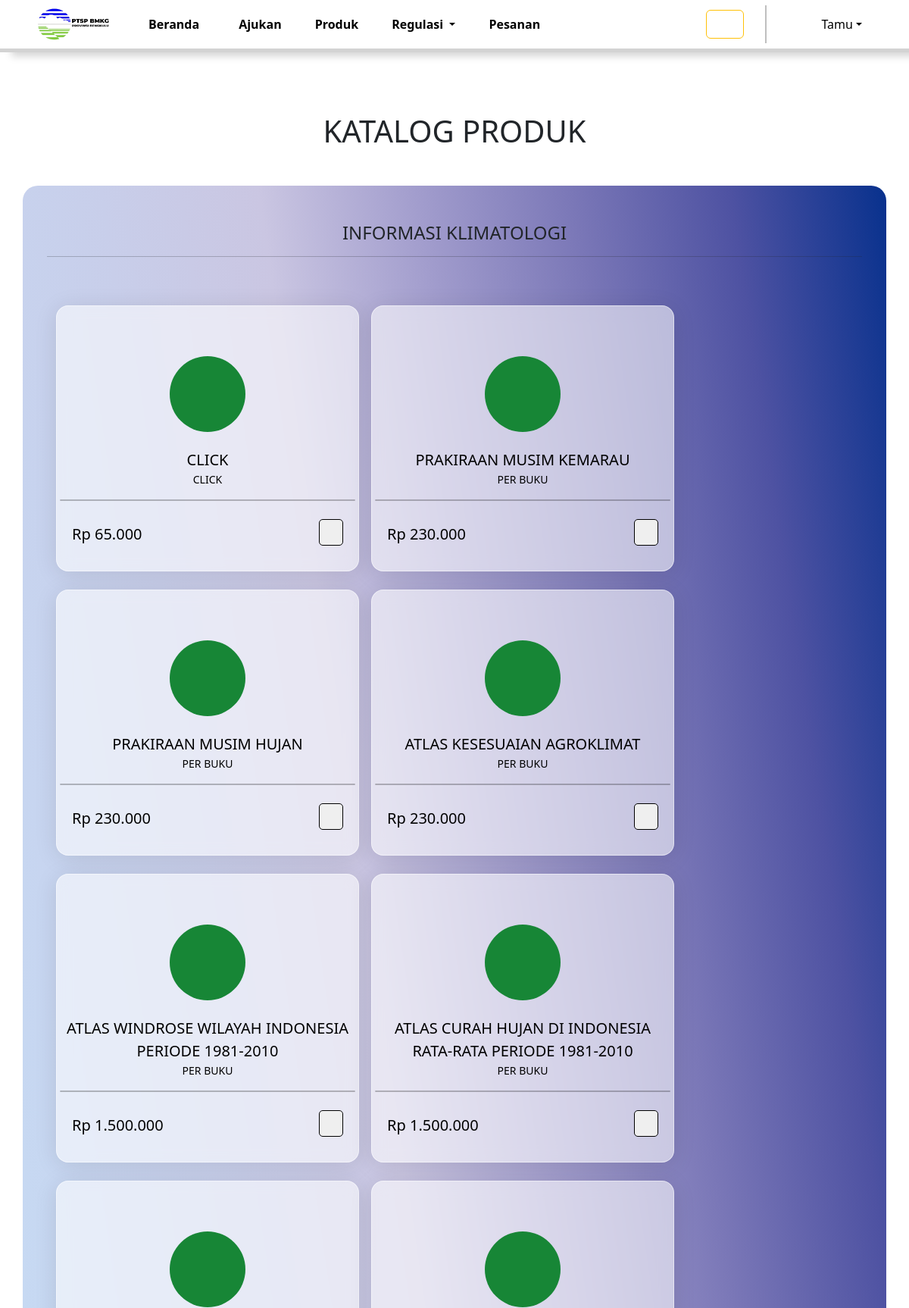
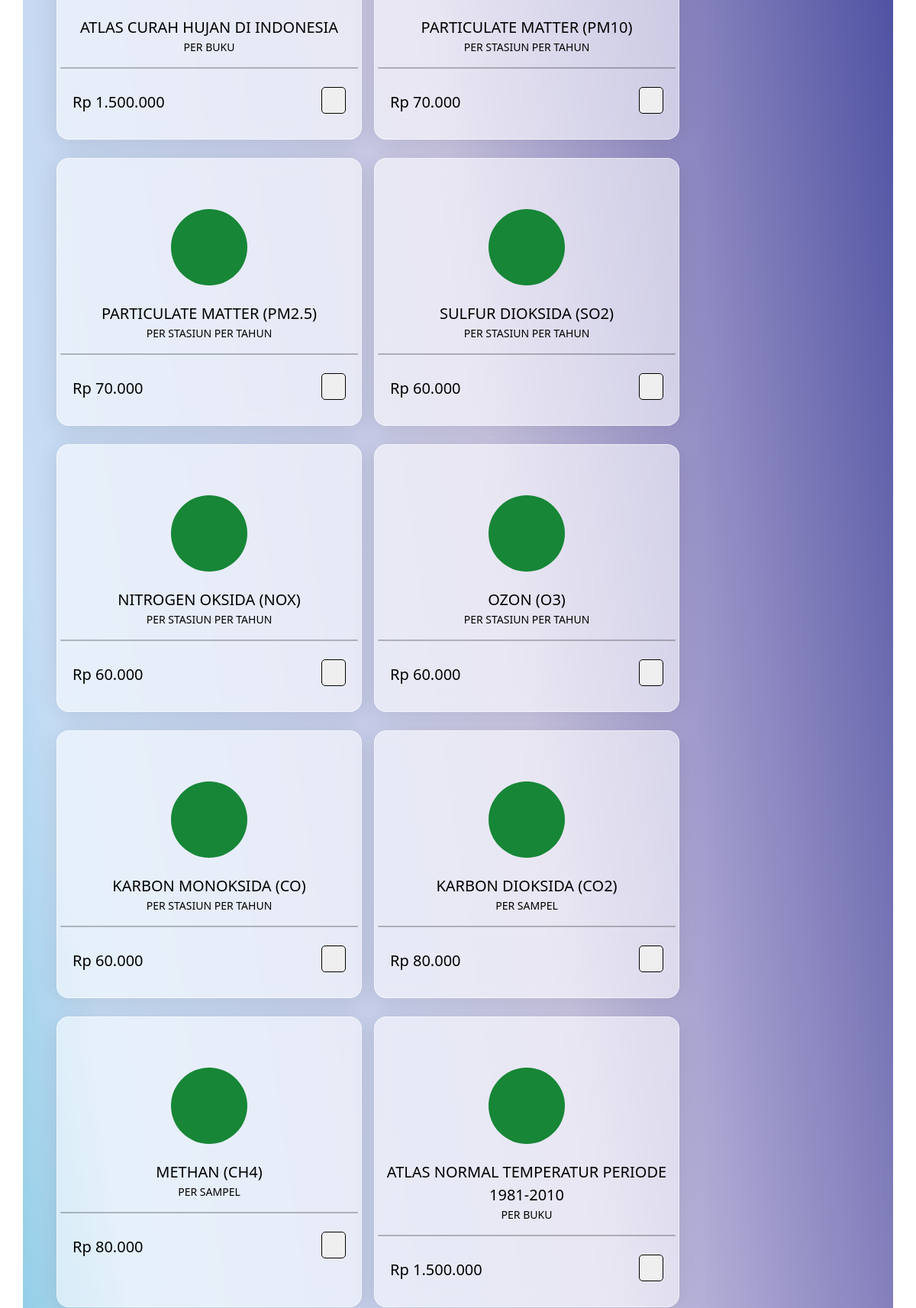
Page /src/user/partials/produk-informasi-klimatologi.php (upper part) on the committed database (2 pictures, top to bottom).
### tables this page shows
CREATE TABLE `informasi` (
  `ID_Informasi` int(11) NOT NULL,
  `Foto_Informasi` longblob NOT NULL,
  `Nama_Informasi` varchar(100) NOT NULL,
  `Deskripsi_Informasi` text NOT NULL,
  `Harga_Informasi` int(11) NOT NULL,
  `Pemilik_Informasi` enum('Instansi A','Instansi B','Instansi C') NOT NULL,
  `No_Rekening_Informasi` int(15) NOT NULL,
  `Kategori_Informasi` enum('Meteorologi','Klimatologi','Geofisika') NOT NULL,
  `Status_Informasi` enum('Tersedia','Tidak Tersedia') NOT NULL
);

### src/admin/config/databases.php (called while the page is built, shortened)
<?php
class Informasi
{
    private $koneksi;
    public function __construct($koneksi)
    {
        $this->koneksi = $koneksi;
    }
    public function tampilkanDataInformasiKlimatologi()
    {
        $query = "SELECT * FROM informasi WHERE Kategori_Informasi = 'Klimatologi'";
        $result = $this->koneksi->query($query);
        if ($result->num_rows > 0) {
            $data = [];
            while ($baris = $result->fetch_assoc()) {
                $data[] = $baris;
            }
            return $data;
        } else {
            return null;
        }
    }
}

### src/user/partials/produk-informasi-klimatologi.php (the view, shortened to what this page needs)
<?php
include '../../admin/config/databases.php';
?>
<!DOCTYPE html>
<html lang="en">
<head>
    <?php
    include('../partials/header.php');
    ?>
    <link rel="stylesheet" href="../assets/css/produk-informasi.css">
</head>
<body>
    <?php
    include('../partials/navbar.php');
    ?>
    <div class="container-fluid p-0" id="produk-informasi">
        <div class="container text-center">
            <div class="row">
                <h1 class="mb-5">KATALOG PRODUK</h1>
                <div class="col-md-12" id="informasi">
                    <h4 class="my-3">INFORMASI KLIMATOLOGI
                        <hr>
                    </h4>
                    <div class="row pt-5 px-3">
                        <?php
                        $informasiModel = new Informasi($koneksi);
                        $dataInformasiKlimatologi = $informasiModel->tampilkanDataInformasiKlimatologi();
                        if (!empty($dataInformasiKlimatologi)) {
                            foreach ($dataInformasiKlimatologi as $informasiKlimatologi) {
                        ?>
                                <div class="col-md-4 mb-4 p-1" id="produk">
                                    <div class="card-product">
                                        <div class="card-info text-start ps-3 py-2">
                                            <button type="button" class="info p-0 border-0 bg-transparent" data-bs-toggle="modal" data-id="<?php echo $informasiKlimatologi['ID_Informasi']; ?>">
                                                <box-icon name='info-circle'></box-icon>
                                            </button>
                                        </div>
                                        <div class="card-img my-3">
                                            <span class="dot">
                                                <box-icon name='cloud-lightning' id="icon" color='rgba(255,255,255,0.9)' class="product"></box-icon>
                                            </span>
                                        </div>
                                        <div class="card-title">
                                            <?php echo $informasiKlimatologi['Nama_Informasi']; ?>
                                        </div>
                                        <div class="card-subtitle">
                                            <?php echo $informasiKlimatologi['Deskripsi_Informasi']; ?>
                                        </div>
                                        <hr class="card-divider">
                                        <div class="d-flex card-footer justify-content-between my-4 mx-3">
                                            <div class="card-price text-start"><span>Rp</span>
                                                <?php echo number_format($informasiKlimatologi['Harga_Informasi'], 0, ',', '.'); ?>
                                            </div>
                                            <div class="card-button">
                                                <form action="../../admin/config/add-cart-information-klimatologi.php" method="POST">
                                                    <button class="card-btn" type="submit" name="tambah_keranjang">
                                                    </button>
                                                </form>
                                            </div>
                                        </div>
                                    </div>
                                </div>
                        <?php
                            }
                        } else {
                            echo "<div class='fw-bold' style='margin-top: -30px; border: 2px solid purple; width: 20%; margin-left: 50%; transform: translateX(-50%); border-radius: 15px; box-shadow: 2px 4px 10px rgba(0, 0, 0, 0.4); color: purple;'>Data Tidak Ditemukan!</div>";
                        }
                        ?>
                    </div>
                </div>
            </div>
        </div>
    </div>
</body>
</html>

### src/user/assets/css/navbar.css (style rules this page uses)
:root { --color-bmkg1: #08318d; --color-bmkg2: #178636; --color-default-abu: #d3d3d3; }

### src/user/assets/css/produk-informasi.css (style rules this page uses)
body { padding: 0; margin: 0; }
#produk-informasi.container-fluid { margin: 5rem 0 1rem 0; padding: 0; }
#informasi, #jasa { background-image: linear-gradient( to left bottom, #08318d, #4e52a2, #7a77b7, #a29dcd, #cac6e2, #c8ceea, #c7d5f0, #c6ddf5, #81cae3, #25b7bd, #00a181, #178636 ); border-radius: 20px; margin-bottom: 5rem; padding: 2rem; height: 100%; }
#produk.col-md-4 { width: 400px; margin: 0 0.5rem 0 0.5rem; background: rgba(255, 255, 255, 0.57); border-radius: 16px; box-shadow: 0 4px 30px rgba(0, 0, 0, 0.1); backdrop-filter: blur(9.8px); -webkit-backdrop-filter: blur(9.8px); border: 1px solid rgba(255, 255, 255, 0.51); }
.dot { display: inline-flex; justify-content: center; align-items: center; width: 100px; height: 100px; background-color: #178636; padding: 1rem; border-radius: 50%; }
.product { width: 100px; height: 100px; }
.card-product { height: 100%; }
.card-title { font-size: 20px; font-weight: 500; text-align: center; color: black; }
.card-subtitle { font-size: 14px; font-weight: 400; color: black; }
.card-divider { width: 100%; border: 1px solid black; border-radius: 50px; }
.card-footer { display: flex; flex-direction: row; justify-content: space-between; align-items: center; }
.card-price { font-size: 20px; font-weight: 500; color: black; }
.card-price span { font-size: 20px; font-weight: 500; color: black; }
.card-btn { height: 35px; border: 1px solid black; border-radius: 5px; padding: 0 15px; transition: all 0.3s; }

### rows in the picture
informasi: Nama_Informasi "CLICK", Deskripsi_Informasi "CLICK", Harga_Informasi "65.000"
informasi: Nama_Informasi "PRAKIRAAN MUSIM KEMARAU", Deskripsi_Informasi "PER BUKU", Harga_Informasi "230.000"
informasi: Nama_Informasi "PRAKIRAAN MUSIM HUJAN", Deskripsi_Informasi "PER BUKU", Harga_Informasi "230.000"
informasi: Nama_Informasi "ATLAS KESESUAIAN AGROKLIMAT", Deskripsi_Informasi "PER BUKU", Harga_Informasi "230.000"
informasi: Nama_Informasi "ATLAS WINDROSE WILAYAH INDONESIA PERIODE 1981-2010", Deskripsi_Informasi "PER BUKU", Harga_Informasi "1.500.000"
informasi: Nama_Informasi "ATLAS CURAH HUJAN DI INDONESIA RATA-RATA PERIODE 1981-2010", Deskripsi_Informasi "PER BUKU", Harga_Informasi "1.500.000"
informasi: Nama_Informasi "ATLAS CURAH HUJAN DI INDONESIA", Deskripsi_Informasi "PER BUKU", Harga_Informasi "1.500.000"
informasi: Nama_Informasi "PARTICULATE MATTER (PM10)", Deskripsi_Informasi "PER STASIUN PER TAHUN", Harga_Informasi "70.000"
informasi: Nama_Informasi "PARTICULATE MATTER (PM2.5)", Deskripsi_Informasi "PER STASIUN PER TAHUN", Harga_Informasi "70.000"
informasi: Nama_Informasi "SULFUR DIOKSIDA (SO2)", Deskripsi_Informasi "PER STASIUN PER TAHUN", Harga_Informasi "60.000"
informasi: Nama_Informasi "NITROGEN OKSIDA (NOX)", Deskripsi_Informasi "PER STASIUN PER TAHUN", Harga_Informasi "60.000"
informasi: Nama_Informasi "OZON (O3)", Deskripsi_Informasi "PER STASIUN PER TAHUN", Harga_Informasi "60.000"
informasi: Nama_Informasi "KARBON MONOKSIDA (CO)", Deskripsi_Informasi "PER STASIUN PER TAHUN", Harga_Informasi "60.000"
informasi: Nama_Informasi "KARBON DIOKSIDA (CO2)", Deskripsi_Informasi "PER SAMPEL", Harga_Informasi "80.000"
informasi: Nama_Informasi "METHAN (CH4)", Deskripsi_Informasi "PER SAMPEL", Harga_Informasi "80.000"
informasi: Nama_Informasi "ATLAS NORMAL TEMPERATUR PERIODE 1981-2010", Deskripsi_Informasi "PER BUKU", Harga_Informasi "1.500.000"
